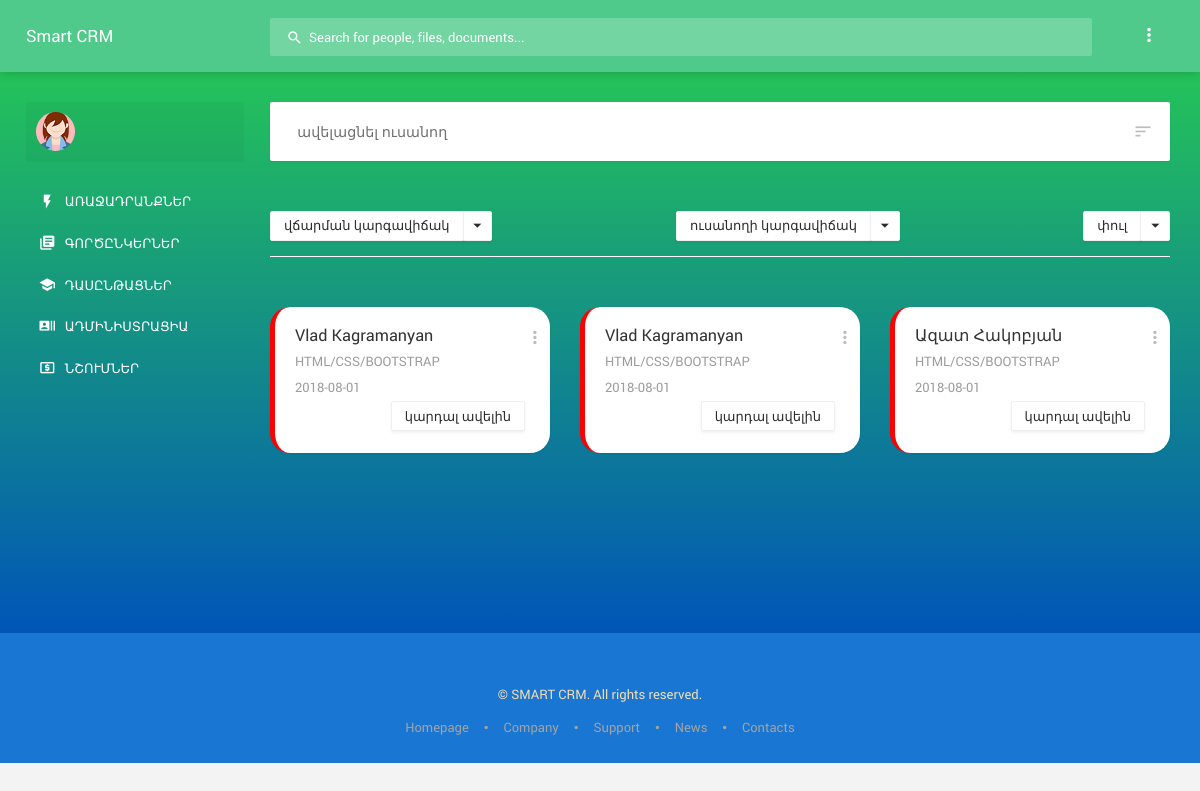
The page /views/default/students.php on the database its author committed.
### tables this page shows
CREATE TABLE `students` (
  `student_id` int(11) NOT NULL,
  `name_lastName` varchar(128) NOT NULL,
  `telephone` text NOT NULL,
  `email` varchar(64) NOT NULL,
  `amount_to_be_pay` int(11) NOT NULL,
  `phase_graph` int(11) NOT NULL,
  `student_status` text NOT NULL,
  `payment_status` text NOT NULL,
  `where_we_found` varchar(64) NOT NULL,
  `date_of_apply` date NOT NULL,
  `date_of_pay` date NOT NULL,
  `other_notes` text NOT NULL,
  `show_student` int(11) NOT NULL
);

CREATE TABLE `courses` (
  `course_id` int(11) NOT NULL,
  `time` time NOT NULL,
  `course_start` date NOT NULL,
  `course_name` varchar(255) NOT NULL,
  `week_day` text NOT NULL,
  `show_course` int(11) NOT NULL
);

### Model/Model.php (called while the page is built, shortened)
<?php
class Model {
    public $mysqli;
    public function connect(){
       $this->mysqli = new mysqli("localhost", "root", "", "smartCrm");
       if($this->mysqli->connect_errno){
           exit('Connect Error...');
       }else{
           $this->mysqli->set_charset("utf8");
       }
    }
    public function getStudents ($id = NULL) {
        $and = "";
        $sql = "SELECT * FROM `students` WHERE `show_student`=1 $and ORDER BY `student_id` DESC";
        $res = $this->mysqli->query($sql);
        if($res) {
            $result = $res->fetch_all(MYSQLI_ASSOC);
            return $result;
        }else {
            echo $this->mysqli->error;
        }
    }
    public function getCourse ($id) {
        $sql = "SELECT * FROM `courses` WHERE `course_id`= $id";
        $res = $this->mysqli->query($sql);
        if($res) {
            $result = $res->fetch_assoc();
            return $result;
        }else {
            echo $this->mysqli->error;
        }
    }
}

### Controller/MainController.php (called while the page is built, shortened)
<?php
abstract class MainController {
    public function __construct () {
        $this->Model = new Model();
    }
}

### Controller/StudentController.php (called while the page is built, shortened)
<?php
class StudentController extends MainController {
    public function getStudents($id = NULL) {
        return $this->Model->getStudents($id);
    }
}

### Controller/CourseController.php (called while the page is built, shortened)
<?php
class CourseController extends MainController {
    public function getCourse($id) {
        return $this->Model->getCourse($id);
    }
}

### views/default/students.php (the view, shortened to what this page needs)
<?php
    $_cnt = new StudentController();
    $studentCnt = $_cnt->getStudents();
    $course_Cnt = new CourseController();
?>
<!DOCTYPE html>
<html lang="en">
<head>
    <?php require "inc/head.php" ?>
</head>
<body>
    <?php require "inc/header.php" ?>
        <?php require "inc/sidebar.php" ?>
            <section class="content">
                <div class="content__inner">
                    <div class="toolbar">
                        <div class="toolbar__label">ավելացնել ուսանող</div>
                        <div class="actions">
                            <div class="actions__item">
                                <i class="zmdi zmdi-sort" data-toggle="collapse" data-target=".filter.collapse"></i>
                            </div>
                        </div>
                    </div>
                    <div class="navbar-block">
                        <div class="navbar-item">
                            <div class="dropdown-demo">
                                <div class="btn-group" dropdown>
                                    <button type="button" class="btn btn-secondary">վճարման կարգավիճակ</button>
                                    <button type="button" class="btn btn-secondary dropdown-toggle-split" data-toggle="dropdown">
                                        <span class="caret"></span>
                                    </button>
                                </div>
                            </div>
                        </div>
                        <div class="navbar-item">
                            <div class="dropdown-demo">
                                <div class="btn-group" dropdown>
                                    <button type="button" class="btn btn-secondary">ուսանողի կարգավիճակ</button>
                                    <button type="button" class="btn btn-secondary dropdown-toggle-split" data-toggle="dropdown">
                                        <span class="caret"></span>
                                    </button>
                                </div>
                            </div>
                        </div>
                        <div class="navbar-item">
                            <div class="dropdown-demo">
                                <div class="btn-group" dropdown>
                                    <button type="button" class="btn btn-secondary">փուլ</button>
                                    <button type="button" class="btn btn-secondary dropdown-toggle-split" data-toggle="dropdown">
                                        <span class="caret"></span>
                                    </button>
                                </div>
                            </div>
                        </div>
                    </div>
                    <div class="row card-block students">
                       <?php foreach($studentCnt as $student): ?>
                        <div class="card-demo col-md-4">
                            <div class="card red-border">
                                <div class="card-header">
                                    <h2 class="card-title"><?php echo $student['name_lastName'] ?></h2>
                                    <small class="card-subtitle"><?php $_course = $course_Cnt->getCourse($student['phase_graph']); ?>
                                     <?php echo $_course['course_name'] ?></small>
                                    <small class="card-subtitle"><?php echo $_course['course_start'] ?></small>
                                    <div class="actions">
                                        <div class="dropdown actions__item">
                                            <i data-toggle="dropdown" class="zmdi zmdi-more-vert"></i>
                                        </div>
                                    </div>
                                </div>
                                <div class="btn-demo">
                                    <button class="btn btn-secondary modal-op-order" data-toggle="modal" data-target="#modal-large_<?php echo $student['student_id'] ?>">կարդալ ավելին</button>
                                </div>
                            </div>
                        </div>
                        <?php endforeach; ?>
                    </div>
                </div>
            </section>
            <?php require "inc/footer.php" ?>
</body>
</html>

### public/css/style.css (style rules this page uses)
* { box-sizing: border-box; }
.card-title { margin-bottom: 7px; }
.red-border { border-left: 5px solid red !important; }
i { margin: 0 5px; }
.content { padding-bottom: 150px !important; }
div.row.card-block { padding: 0; }
.students .card { border-radius: 20px; }
section.content { background: linear-gradient(to top, #0155b8,#29d14d); }
.card { padding: 20px; }
.toolbar { margin-bottom: 50px; }
.card-header { padding: 0; padding-bottom: 35px; }
.modal-op-order { position: absolute; right: 25px; bottom: 22px; }
.card-header .actions, .card>.actions { position: absolute; right: -15px; z-index: 2; top: -4px; }
.navbar-block { width: 100%; border-bottom: 1px solid white; color: aqua; display: flex; justify-content: space-between; padding-bottom: 15px; margin-bottom: 50px; }

### rows shown on the page
students: name_lastName "Vlad Kagramanyan", courses.course_name "HTML/CSS/BOOTSTRAP", courses.course_start "2018-08-01"
students: name_lastName "Vlad Kagramanyan", courses.course_name "HTML/CSS/BOOTSTRAP", courses.course_start "2018-08-01"
students: name_lastName "Ազատ Հակոբյան", courses.course_name "HTML/CSS/BOOTSTRAP", courses.course_start "2018-08-01"
